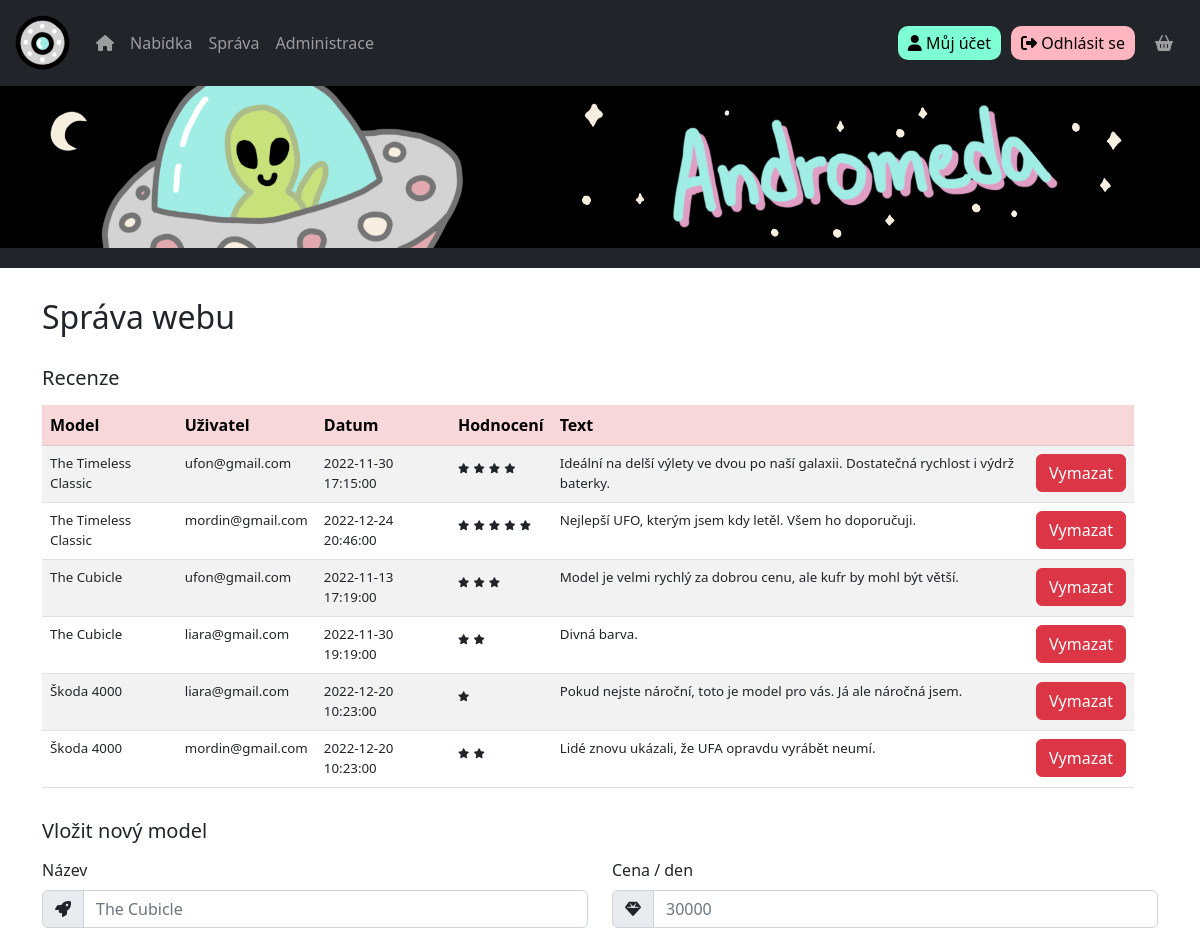
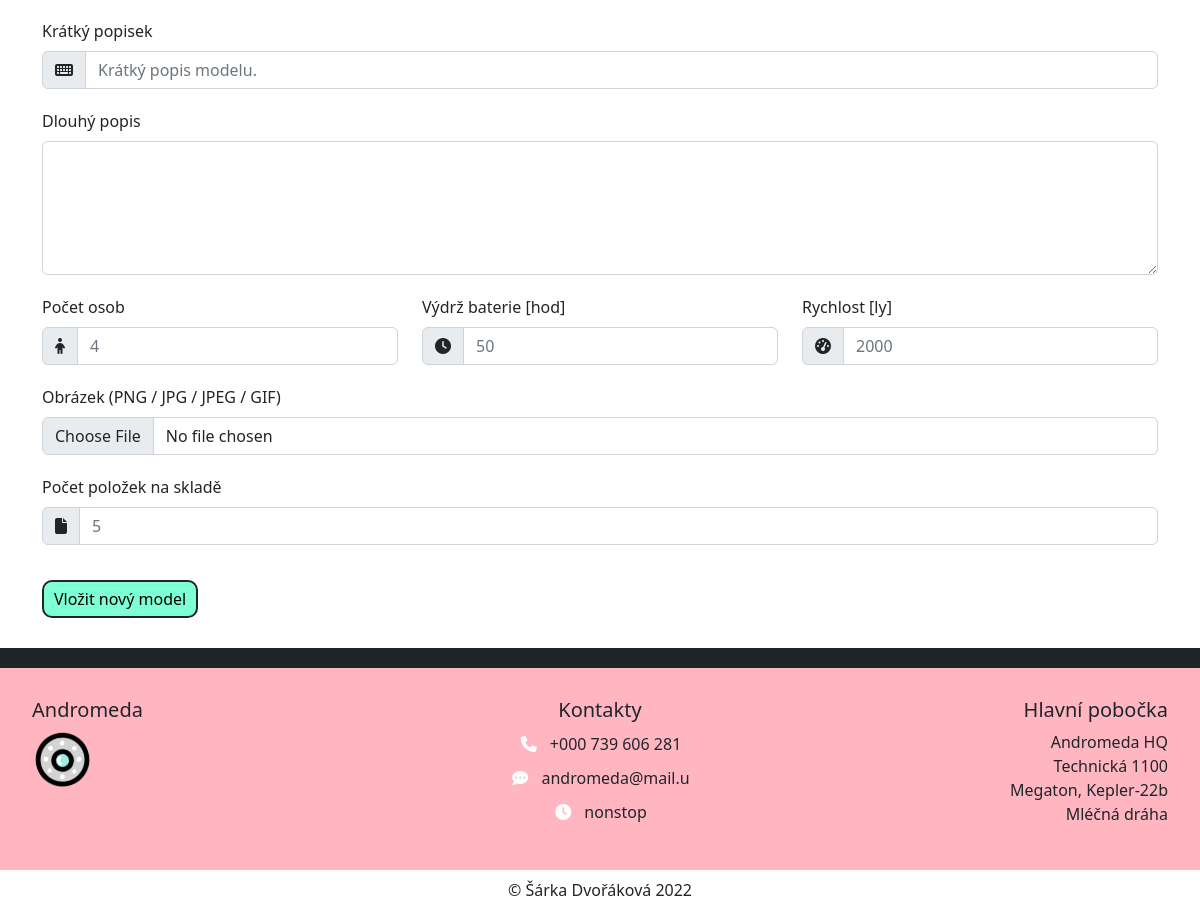
The app's page /index.php?page=management (signed in) with its own data (2 pictures, top to bottom).
### tables this page shows
CREATE TABLE IF NOT EXISTS RECENZE (
    c_recenze_pk INT NOT NULL AUTO_INCREMENT,
    text TEXT,
    hodnoceni INT NOT NULL CHECK (hodnoceni > 0 AND hodnoceni < 6),
    datum_cas DATETIME NOT NULL,
    c_uzivatele_fk INT NOT NULL,
    c_modelu_fk INT NOT NULL,
    PRIMARY KEY(c_recenze_pk)
);

### app/controllers/ManagementController.class.php (called while the page is built, shortened)
<?php
class ManagementController implements IController
{
  private DatabaseConnection $dbconnection;
  public function __construct() {
    require_once MODELS_PATH."DatabaseConnection.class.php";
    $this->dbconnection = new DatabaseConnection();
  }
  public function show(string $title): string
  {
    global $templateData;
    $templateData["title"] = $title;
    $templateData["user_logged"] = $this->dbconnection->isUserLoggedIn();
    $templateData["user_role"] = 4;
    if($templateData["user_logged"]) {
      $user = $this->dbconnection->getLoggedUser();
      $templateData["user_role"] = $user["c_prava_fk"];
    }
    $reviews = $this->dbconnection->getAllReviews();
    $reviewsInfo = array();
    $i = 0;
    foreach($reviews as $review) {
      $user = $this->dbconnection->getUserByNumber($review["c_uzivatele_fk"]);
      $model = $this->dbconnection->getUFOModelByNumber($review["c_modelu_fk"]);
      $reviewsInfo[$i] = array(
        "email" => $user["email"],
        "datetime" => $review["datum_cas"],
        "rating" => $review["hodnoceni"],
        "text" => $review["text"],
        "model" => $model["nazev"],
        "review_number" => $review["c_recenze_pk"],
      );
      $i++;
    }
    $templateData["reviews"] = $reviewsInfo;
    require_once VIEWS_PATH."ManagementTemplate.tpl.php";
    return ob_get_clean();
  }
}

### index.php (called while the page is built, shortened)
<?php
  $appStart = new AppStart();
  $appStart->start();

### app/models/DatabaseConnection.class.php (called while the page is built, shortened)
<?php
class DatabaseConnection
{
  private PDO $conn;
  private Session $session;
  public function __construct () {
    $this->conn = new PDO("mysql:host=".DATABASE_SERVER.";dbname=".DATABASE_NAME, DATABASE_USER, DATABASE_PASSWORD);
    $this->conn->exec("set names utf8");
    require_once CONTROLLERS_PATH."Session.class.php";
    $this->session = new Session();
  }
  public function query(string $query):array {
    $result = $this->conn->query($query);
    if($result != null) {
      return $result->fetchAll();
    }
    else {
      $error = $this->conn->errorInfo();
      echo $error[2];
      return [];
    }
  }
  public function isUserLoggedIn():bool {
    return $this->session->isSessionSet(self::KEY_USER);
  }
  public function getLoggedUser() {
    if($this->isUserLoggedIn()) {
      $email = $this->session->readSession(self::KEY_USER);
      $query = "SELECT * FROM ".TABLE_USER." WHERE email='$email'";
      $result = $this->query($query);
      if(count($result) == 1) {
        return $result[0];
      }
      else {
        return null;
      }
    }
    else {
      return null;
    }
  }
  public function getUFOModelByNumber (int $modelNumber) {
    $query = "SELECT * FROM ".TABLE_MODEL." WHERE c_modelu_pk=?";
    $result = $this->conn->prepare($query);
    if(!$result->execute(array($modelNumber))) {
      return null;
    }
    else {
      $result = $result->fetchAll();
      if(count($result) > 0) {
        return $result[0];
      }
      else {
        return null;
      }
    }
  }
  public function getUserByNumber (int $userNumber) {
    $query = "SELECT * FROM ".TABLE_USER." WHERE c_uzivatele_pk=?";
    $result = $this->conn->prepare($query);
    if(!$result->execute(array($userNumber))) {
      return null;
    }
    else {
      $result = $result->fetchAll();
      if(count($result) > 0) {
        return $result[0];
      }
      else {
        return null;
      }
    }
  }
  public function getAllReviews():array {
    $query = "SELECT * FROM ".TABLE_REVIEW." ORDER BY c_modelu_fk";
    return $this->query($query);
  }
}

### app/controllers/Session.class.php (called while the page is built, shortened)
<?php
class Session
{
  public function isSessionSet(string $key):bool {
    return isset($_SESSION[$key]);
  }
  public function readSession(string $key) {
    if(isset($_SESSION[$key])) {
      return $_SESSION[$key];
    }
    return null;
  }
}

### app/views/ManagementTemplate.tpl.php (the view, shortened to what this page needs)
<?php
require_once VIEWS_PATH."TemplateBasics.class.php";
global $templateData;
?>
<div class="row" id="management-main-content">
  <h2 class="management-main-heading">
    Správa webu
  </h2>
  <?php
    if($templateData["user_logged"] && $templateData["user_role"] <= 2) {
  ?>
    <div class="row">
      <div class="col-12">
        <div class="management-main-heading">
          <h5>
            Recenze
          </h5>
        </div>
      </div>
    </div>
    <?php
      $reviews = $templateData["reviews"];
      if(count($reviews) > 0) {
      ?>
        <div class="row">
          <div class="col-12">
            <table class="table table-hover table-striped">
              <thead class="table-danger">
              <tr>
                <th>Model</th>
                <th>Uživatel</th>
                <th>Datum</th>
                <th>Hodnocení</th>
                <th>Text</th>
                <th> </th>
              </tr>
              </thead>
              <tbody>
        <?php
        foreach($reviews as $review) {
          $email = $review["email"];
          $datetime = $review["datetime"];
          $rating = $review["rating"];
          $text = $review["text"];
          $model = $review["model"];
        ?>
            <tr>
              <td class="home-main-table-text"><?php echo $model; ?></td>
              <td class="home-main-table-text"><?php echo $email; ?></td>
              <td class="home-main-table-text"><?php echo $datetime; ?></td>
              <td>
                <?php
                for($i = 0; $i < $rating; $i++) {
                  ?>
                  <i class="fas fa-star home-main-table-stars"></i>
                  <?php
                }
                ?>
              </td>
              <td class="home-main-table-text"><?php echo $text; ?></td>
              <td>
                <form action="" method="post">
                  <button type="submit" class="btn btn-danger" name="review" value="delete">
                    Vymazat
                  </button>
                </form>
              </td>
            </tr>
    <?php
        }
    ?>
            </tbody>
          </table>
        </div>
      </div>
    <?php
      } else {
    ?>
      <div>
        Zatím nebyly vloženy žádné recenze.
      </div>
     <?php
      }
     ?>
    <div class="row">
      <div class="col-12">
        <div class="management-main-heading">
          <h5>
            Vložit nový model
          </h5>
        </div>
      </div>
    </div>
    <form action="" method="post" enctype="multipart/form-data">
       <div class="row">
         <div class="col-md-6 management-form-main-item">
           <label for="model-name" class="form-label">Název</label>
           <div class="input-group">
             <div class="input-group-text">
               <i class="fas fa-rocket"></i>
             </div>
             <input type="text" class="form-control" id="model-name" placeholder="The Cubicle" name="model-name" maxlength="40" required>
           </div>
         </div>
         <div class="col-md-6 management-form-main-item">
           <label for="model-price" class="form-label">Cena / den</label>
           <div class="input-group">
             <div class="input-group-text">
               <i class="fas fa-gem"></i>
             </div>
             <input type="number" class="form-control" id="model-price" min=1 placeholder="30000" name="model-price" step="1" required>
           </div>
         </div>
       </div>
      <div class="row">
        <div class="col-12 management-form-main-item">
          <label for="model-desc-short" class="form-label">Krátký popisek</label>
          <div class="input-group">
            <div class="input-group-text">
              <i class="fas fa-keyboard"></i>
            </div>
            <input type="text" class="form-control" id="model-desc-short" placeholder="Krátký popis modelu." name="model-desc-short" maxlength="100" required>
          </div>
        </div>
      </div>
      <div class="row">
        <div class="col-12 management-form-main-item">
          <label for="model-desc-long" class="form-label">Dlouhý popis</label>
          <textarea class="form-control" rows="5" id="model-desc-long" name="model-desc-long"></textarea>
        </div>
      </div>
      <div class="row">
        <div class="col-md-4 management-form-main-item">
          <label for="model-people" class="form-label">Počet osob</label>
          <div class="input-group">
            <div class="input-group-text">
              <i class="fas fa-child"></i>
            </div>
            <input type="number" class="form-control" id="model-people" placeholder="4" min=1 name="model-people" step="1" required>
          </div>
        </div>
        <div class="col-md-4 management-form-main-item">
          <label for="model-battery" class="form-label">Výdrž baterie [hod]</label>
          <div class="input-group">
            <div class="input-group-text">
              <i class="fas fa-clock"></i>
            </div>
            <input type="number" class="form-control" id="model-battery" placeholder="50" min=1 name="model-battery" step="1" required>
          </div>
        </div>
        <div class="col-md-4 management-form-main-item">
          <label for="model-speed" class="form-label">Rychlost [ly]</label>
          <div class="input-group">
            <div class="input-group-text">
              <i class="fas fa-tachometer-alt"></i>
            </div>
            <input type="number" class="form-control" id="model-speed" placeholder="2000" min=1 name="model-speed" step="1" required>
          </div>
        </div>
      </div>
      <div class="row">
        <div class="col-12 management-form-main-item">
          <label for="model-img" class="form-label">Obrázek (PNG / JPG / JPEG / GIF)</label>
          <input type="file" class="form-control" id="model-img" name="model-img">
        </div>
      </div>
      <div class="row">
        <div class="col-12 management-form-main-item">
          <label for="model-units" class="form-label">Počet položek na skladě</label>
          <div class="input-group">
            <div class="input-group-text">
              <i class="fas fa-file"></i>
            </div>
            <input type="number" class="form-control" id="model-units" placeholder="5" min=0 name="model-units" step="1" required>
          </div>
        </div>
      </div>
      <button type="submit" name="model" value="new" id="management-main-btn-submit">Vložit nový model</button>
    </form>
    <?php
  }
  ?>
</div>

### css/main.css (style rules this page uses)
body { padding-top: 85px; }
.home-main-table-stars { font-size: 10px; }
.home-main-table-text { font-size: smaller; }
#management-main-content { background-color: white; padding: 30px; }
.management-main-heading { margin: 15px 0 15px 0; }
.management-form-main-item { margin: 20px 0 20px 0; }
#management-main-btn-submit { margin: 15px 0 0 0; background-color: aquamarine; border: rgb(33, 37, 41) solid 2px; padding: 5px 10px 5px 10px; border-radius: 10px; }

### records on screen
recenze: model "The Timeless Classic", email "ufon@gmail.com", datum_cas "2022-11-30 17:15:00", hodnoceni 4 (drawn), text "Ideální na delší výlety ve dvou po naší galaxii. Dostatečná rychlost i výdrž baterky."
recenze: model "The Timeless Classic", email "mordin@gmail.com", datum_cas "2022-12-24 20:46:00", hodnoceni 5 (drawn), text "Nejlepší UFO, kterým jsem kdy letěl. Všem ho doporučuji."
recenze: model "The Cubicle", email "ufon@gmail.com", datum_cas "2022-11-13 17:19:00", hodnoceni 3 (drawn), text "Model je velmi rychlý za dobrou cenu, ale kufr by mohl být větší."
recenze: model "The Cubicle", email "liara@gmail.com", datum_cas "2022-11-30 19:19:00", hodnoceni 2 (drawn), text "Divná barva."
recenze: model "Škoda 4000", email "liara@gmail.com", datum_cas "2022-12-20 10:23:00", hodnoceni 1 (drawn), text "Pokud nejste nároční, toto je model pro vás. Já ale náročná jsem."
recenze: model "Škoda 4000", email "mordin@gmail.com", datum_cas "2022-12-20 10:23:00", hodnoceni 2 (drawn), text "Lidé znovu ukázali, že UFA opravdu vyrábět neumí."
